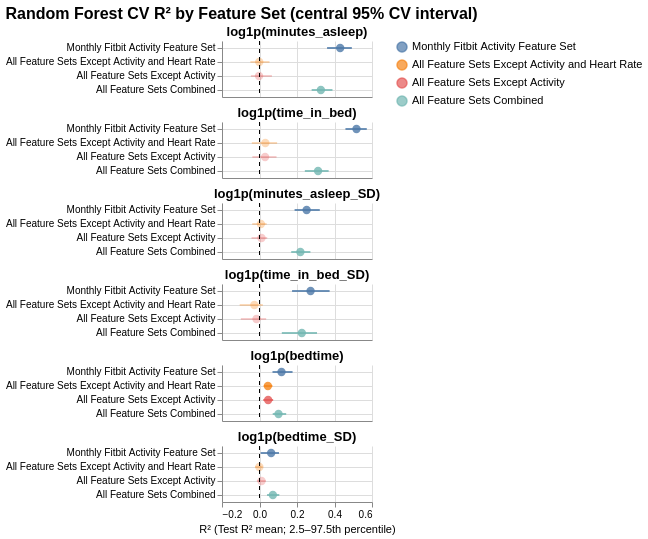

The code cell stored with this chart in its notebook:
### Code cell
# Plot only the feature sets that are non-zero at least once, aka any feature set containing activity and the all feature set minus activity
chart = plot_rf_r2_vconcat_from_plot_df(
    plot_df[plot_df.feature_set.str.contains('Activity|All')],
    width=150,
    y_step=14,
    section_spacing=8,
    title="Random Forest CV R² by Feature Set (central 95% CV interval)",
)

chart

### Figure 1 — Vega-Lite specification as saved in the notebook (floating-point values rounded to 4 significant figures)
{"config": {"view": {"continuousWidth": 300, "continuousHeight": 300, "stroke": null}, "axis": {"grid": true, "titleFontWeight": "normal"}}, "vconcat": [{"layer": [{"data": {"name": "data-85abaa5b1cf0600477cf2e2786fa4c4c"}, "mark": {"type": "rule", "size": 2}, "encoding": {"color": {"field": "feature_set", "legend": {"labelFontSize": 11, "labelLimit": 0, "offset": 0, "orient": "right", "titleFontSize": 12}, "sort": ["Monthly Fitbit Activity Feature Set", "All Feature Sets Except Activity and Heart Rate", "All Feature Sets Except Activity", "All Feature Sets Combined"], "title": "Feature set", "type": "nominal"}, "opacity": {"field": "opacity_val", "legend": null, "type": "quantitative"}, "tooltip": [{"field": "sleep_feature", "title": "Sleep feature", "type": "nominal"}, {"field": "feature_set", "title": "Feature set", "type": "nominal"}, {"field": "r2_mean", "format": ".3f", "title": "R² mean", "type": "quantitative"}, {"field": "r2_ci_lower", "format": ".3f", "title": "Interval lower", "type": "quantitative"}, {"field": "r2_ci_upper", "format": ".3f", "title": "Interval upper", "type": "quantitative"}], "x": {"field": "r2_ci_lower", "type": "quantitative"}, "x2": {"field": "r2_ci_upper"}, "y": {"axis": {"labelLimit": 1200}, "field": "feature_set", "sort": ["Monthly Fitbit Activity Feature Set", "All Feature Sets Except Activity and Heart Rate", "All Feature Sets Except Activity", "All Feature Sets Combined"], "title": null, "type": "nominal"}}}, {"data": {"name": "data-85abaa5b1cf0600477cf2e2786fa4c4c"}, "mark": {"type": "point", "filled": true, "size": 70}, "encoding": {"color": {"field": "feature_set", "legend": {"labelFontSize": 11, "labelLimit": 0, "offset": 0, "orient": "right", "titleFontSize": 12}, "sort": ["Monthly Fitbit Activity Feature Set", "All Feature Sets Except Activity and Heart Rate", "All Feature Sets Except Activity", "All Feature Sets Combined"], "title": "Feature set", "type": "nominal"}, "opacity": {"field": "opacity_val", "legend": null, "type": "quantitative"}, "tooltip": [{"field": "sleep_feature", "title": "Sleep feature", "type": "nominal"}, {"field": "feature_set", "title": "Feature set", "type": "nominal"}, {"field": "r2_mean", "format": ".3f", "title": "R² mean", "type": "quantitative"}, {"field": "r2_ci_lower", "format": ".3f", "title": "Interval lower", "type": "quantitative"}, {"field": "r2_ci_upper", "format": ".3f", "title": "Interval upper", "type": "quantitative"}], "x": {"axis": {"labels": false, "ticks": false, "title": null}, "field": "r2_mean", "scale": {"zero": false}, "title": null, "type": "quantitative"}, "y": {"axis": {"labelLimit": 1200}, "field": "feature_set", "sort": ["Monthly Fitbit Activity Feature Set", "All Feature Sets Except Activity and Heart Rate", "All Feature Sets Except Activity", "All Feature Sets Combined"], "title": null, "type": "nominal"}}}, {"data": {"name": "data-6d8c1c24c6e6c01a5b03c8008eb22cfb"}, "mark": {"type": "rule", "strokeDash": [4, 4]}, "encoding": {"x": {"field": "x", "type": "quantitative"}}}], "height": {"step": 14}, "title": {"text": "log1p(minutes_asleep)", "anchor": "middle", "fontSize": 13, "fontWeight": "bold", "offset": 2}, "width": 150}, {"layer": [{"data": {"name": "data-f3d0e171e571579c4c9ff515da7548e3"}, "mark": {"type": "rule", "size": 2}, "encoding": {"color": {"field": "feature_set", "legend": {"labelFontSize": 11, "labelLimit": 0, "offset": 0, "orient": "right", "titleFontSize": 12}, "sort": ["Monthly Fitbit Activity Feature Set", "All Feature Sets Except Activity and Heart Rate", "All Feature Sets Except Activity", "All Feature Sets Combined"], "title": null, "type": "nominal"}, "opacity": {"field": "opacity_val", "legend": null, "type": "quantitative"}, "tooltip": [{"field": "sleep_feature", "title": "Sleep feature", "type": "nominal"}, {"field": "feature_set", "title": "Feature set", "type": "nominal"}, {"field": "r2_mean", "format": ".3f", "title": "R² mean", "type": "quantitative"}, {"field": "r2_ci_lower", "format": ".3f", "title": "Interval lower", "type": "quantitative"}, {"field": "r2_ci_upper", "format": ".3f", "title": "Interval upper", "type": "quantitative"}], "x": {"field": "r2_ci_lower", "type": "quantitative"}, "x2": {"field": "r2_ci_upper"}, "y": {"axis": {"labelLimit": 1200}, "field": "feature_set", "sort": ["Monthly Fitbit Activity Feature Set", "All Feature Sets Except Activity and Heart Rate", "All Feature Sets Except Activity", "All Feature Sets Combined"], "title": null, "type": "nominal"}}}, {"data": {"name": "data-f3d0e171e571579c4c9ff515da7548e3"}, "mark": {"type": "point", "filled": true, "size": 70}, "encoding": {"color": {"field": "feature_set", "legend": {"labelFontSize": 11, "labelLimit": 0, "offset": 0, "orient": "right", "titleFontSize": 12}, "sort": ["Monthly Fitbit Activity Feature Set", "All Feature Sets Except Activity and Heart Rate", "All Feature Sets Except Activity", "All Feature Sets Combined"], "title": null, "type": "nominal"}, "opacity": {"field": "opacity_val", "legend": null, "type": "quantitative"}, "tooltip": [{"field": "sleep_feature", "title": "Sleep feature", "type": "nominal"}, {"field": "feature_set", "title": "Feature set", "type": "nominal"}, {"field": "r2_mean", "format": ".3f", "title": "R² mean", "type": "quantitative"}, {"field": "r2_ci_lower", "format": ".3f", "title": "Interval lower", "type": "quantitative"}, {"field": "r2_ci_upper", "format": ".3f", "title": "Interval upper", "type": "quantitative"}], "x": {"axis": {"labels": false, "ticks": false, "title": null}, "field": "r2_mean", "scale": {"zero": false}, "title": null, "type": "quantitative"}, "y": {"axis": {"labelLimit": 1200}, "field": "feature_set", "sort": ["Monthly Fitbit Activity Feature Set", "All Feature Sets Except Activity and Heart Rate", "All Feature Sets Except Activity", "All Feature Sets Combined"], "title": null, "type": "nominal"}}}, {"data": {"name": "data-6d8c1c24c6e6c01a5b03c8008eb22cfb"}, "mark": {"type": "rule", "strokeDash": [4, 4]}, "encoding": {"x": {"field": "x", "type": "quantitative"}}}], "height": {"step": 14}, "title": {"text": "log1p(time_in_bed)", "anchor": "middle", "fontSize": 13, "fontWeight": "bold", "offset": 2}, "width": 150}, {"layer": [{"data": {"name": "data-22fd79875a44ee0055c974e797260952"}, "mark": {"type": "rule", "size": 2}, "encoding": {"color": {"field": "feature_set", "legend": {"labelFontSize": 11, "labelLimit": 0, "offset": 0, "orient": "right", "titleFontSize": 12}, "sort": ["Monthly Fitbit Activity Feature Set", "All Feature Sets Except Activity and Heart Rate", "All Feature Sets Except Activity", "All Feature Sets Combined"], "title": null, "type": "nominal"}, "opacity": {"field": "opacity_val", "legend": null, "type": "quantitative"}, "tooltip": [{"field": "sleep_feature", "title": "Sleep feature", "type": "nominal"}, {"field": "feature_set", "title": "Feature set", "type": "nominal"}, {"field": "r2_mean", "format": ".3f", "title": "R² mean", "type": "quantitative"}, {"field": "r2_ci_lower", "format": ".3f", "title": "Interval lower", "type": "quantitative"}, {"field": "r2_ci_upper", "format": ".3f", "title": "Interval upper", "type": "quantitative"}], "x": {"field": "r2_ci_lower", "type": "quantitative"}, "x2": {"field": "r2_ci_upper"}, "y": {"axis": {"labelLimit": 1200}, "field": "feature_set", "sort": ["Monthly Fitbit Activity Feature Set", "All Feature Sets Except Activity and Heart Rate", "All Feature Sets Except Activity", "All Feature Sets Combined"], "title": null, "type": "nominal"}}}, {"data": {"name": "data-22fd79875a44ee0055c974e797260952"}, "mark": {"type": "point", "filled": true, "size": 70}, "encoding": {"color": {"field": "feature_set", "legend": {"labelFontSize": 11, "labelLimit": 0, "offset": 0, "orient": "right", "titleFontSize": 12}, "sort": ["Monthly Fitbit Activity Feature Set", "All Feature Sets Except Activity and Heart Rate", "All Feature Sets Except Activity", "All Feature Sets Combined"], "title": null, "type": "nominal"}, "opacity": {"field": "opacity_val", "legend": null, "type": "quantitative"}, "tooltip": [{"field": "sleep_feature", "title": "Sleep feature", "type": "nominal"}, {"field": "feature_set", "title": "Feature set", "type": "nominal"}, {"field": "r2_mean", "format": ".3f", "title": "R² mean", "type": "quantitative"}, {"field": "r2_ci_lower", "format": ".3f", "title": "Interval lower", "type": "quantitative"}, {"field": "r2_ci_upper", "format": ".3f", "title": "Interval upper", "type": "quantitative"}], "x": {"axis": {"labels": false, "ticks": false, "title": null}, "field": "r2_mean", "scale": {"zero": false}, "title": null, "type": "quantitative"}, "y": {"axis": {"labelLimit": 1200}, "field": "feature_set", "sort": ["Monthly Fitbit Activity Feature Set", "All Feature Sets Except Activity and Heart Rate", "All Feature Sets Except Activity", "All Feature Sets Combined"], "title": null, "type": "nominal"}}}, {"data": {"name": "data-6d8c1c24c6e6c01a5b03c8008eb22cfb"}, "mark": {"type": "rule", "strokeDash": [4, 4]}, "encoding": {"x": {"field": "x", "type": "quantitative"}}}], "height": {"step": 14}, "title": {"text": "log1p(minutes_asleep_SD)", "anchor": "middle", "fontSize": 13, "fontWeight": "bold", "offset": 2}, "width": 150}, {"layer": [{"data": {"name": "data-86a4a28aa3a92e97023573491ec9f115"}, "mark": {"type": "rule", "size": 2}, "encoding": {"color": {"field": "feature_set", "legend": {"labelFontSize": 11, "labelLimit": 0, "offset": 0, "orient": "right", "titleFontSize": 12}, "sort": ["Monthly Fitbit Activity Feature Set", "All Feature Sets Except Activity and Heart Rate", "All Feature Sets Except Activity", "All Feature Sets Combined"], "title": null, "type": "nominal"}, "opacity": {"field": "opacity_val", "legend": null, "type": "quantitative"}, "tooltip": [{"field": "sleep_feature", "title": "Sleep feature", "type": "nominal"}, {"field": "feature_set", "title": "Feature set", "type": "nominal"}, {"field": "r2_mean", "format": ".3f", "title": "R² mean", "type": "quantitative"}, {"field": "r2_ci_lower", "format": ".3f", "title": "Interval lower", "type": "quantitative"}, {"field": "r2_ci_upper", "format": ".3f", "title": "Interval upper", "type": "quantitative"}], "x": {"field": "r2_ci_lower", "type": "quantitative"}, "x2": {"field": "r2_ci_upper"}, "y": {"axis": {"labelLimit": 1200}, "field": "feature_set", "sort": ["Monthly Fitbit Activity Feature Set", "All Feature Sets Except Activity and Heart Rate", "All Feature Sets Except Activity", "All Feature Sets Combined"], "title": null, "type": "nominal"}}}, {"data": {"name": "data-86a4a28aa3a92e97023573491ec9f115"}, "mark": {"type": "point", "filled": true, "size": 70}, "encoding": {"color": {"field": "feature_set", "legend": {"labelFontSize": 11, "labelLimit": 0, "offset": 0, "orient": "right", "titleFontSize": 12}, "sort": ["Monthly Fitbit Activity Feature Set", "All Feature Sets Except Activity and Heart Rate", "All Feature Sets Except Activity", "All Feature Sets Combined"], "title": null, "type": "nominal"}, "opacity": {"field": "opacity_val", "legend": null, "type": "quantitative"}, "tooltip": [{"field": "sleep_feature", "title": "Sleep feature", "type": "nominal"}, {"field": "feature_set", "title": "Feature set", "type": "nominal"}, {"field": "r2_mean", "format": ".3f", "title": "R² mean", "type": "quantitative"}, {"field": "r2_ci_lower", "format": ".3f", "title": "Interval lower", "type": "quantitative"}, {"field": "r2_ci_upper", "format": ".3f", "title": "Interval upper", "type": "quantitative"}], "x": {"axis": {"labels": false, "ticks": false, "title": null}, "field": "r2_mean", "scale": {"zero": false}, "title": null, "type": "quantitative"}, "y": {"axis": {"labelLimit": 1200}, "field": "feature_set", "sort": ["Monthly Fitbit Activity Feature Set", "All Feature Sets Except Activity and Heart Rate", "All Feature Sets Except Activity", "All Feature Sets Combined"], "title": null, "type": "nominal"}}}, {"data": {"name": "data-6d8c1c24c6e6c01a5b03c8008eb22cfb"}, "mark": {"type": "rule", "strokeDash": [4, 4]}, "encoding": {"x": {"field": "x", "type": "quantitative"}}}], "height": {"step": 14}, "title": {"text": "log1p(time_in_bed_SD)", "anchor": "middle", "fontSize": 13, "fontWeight": "bold", "offset": 2}, "width": 150}, {"layer": [{"data": {"name": "data-297e1e3a43b06bd2fffb4fe163f2d4e3"}, "mark": {"type": "rule", "size": 2}, "encoding": {"color": {"field": "feature_set", "legend": {"labelFontSize": 11, "labelLimit": 0, "offset": 0, "orient": "right", "titleFontSize": 12}, "sort": ["Monthly Fitbit Activity Feature Set", "All Feature Sets Except Activity and Heart Rate", "All Feature Sets Except Activity", "All Feature Sets Combined"], "title": null, "type": "nominal"}, "opacity": {"field": "opacity_val", "legend": null, "type": "quantitative"}, "tooltip": [{"field": "sleep_feature", "title": "Sleep feature", "type": "nominal"}, {"field": "feature_set", "title": "Feature set", "type": "nominal"}, {"field": "r2_mean", "format": ".3f", "title": "R² mean", "type": "quantitative"}, {"field": "r2_ci_lower", "format": ".3f", "title": "Interval lower", "type": "quantitative"}, {"field": "r2_ci_upper", "format": ".3f", "title": "Interval upper", "type": "quantitative"}], "x": {"field": "r2_ci_lower", "type": "quantitative"}, "x2": {"field": "r2_ci_upper"}, "y": {"axis": {"labelLimit": 1200}, "field": "feature_set", "sort": ["Monthly Fitbit Activity Feature Set", "All Feature Sets Except Activity and Heart Rate", "All Feature Sets Except Activity", "All Feature Sets Combined"], "title": null, "type": "nominal"}}}, {"data": {"name": "data-297e1e3a43b06bd2fffb4fe163f2d4e3"}, "mark": {"type": "point", "filled": true, "size": 70}, "encoding": {"color": {"field": "feature_set", "legend": {"labelFontSize": 11, "labelLimit": 0, "offset": 0, "orient": "right", "titleFontSize": 12}, "sort": ["Monthly Fitbit Activity Feature Set", "All Feature Sets Except Activity and Heart Rate", "All Feature Sets Except Activity", "All Feature Sets Combined"], "title": null, "type": "nominal"}, "opacity": {"field": "opacity_val", "legend": null, "type": "quantitative"}, "tooltip": [{"field": "sleep_feature", "title": "Sleep feature", "type": "nominal"}, {"field": "feature_set", "title": "Feature set", "type": "nominal"}, {"field": "r2_mean", "format": ".3f", "title": "R² mean", "type": "quantitative"}, {"field": "r2_ci_lower", "format": ".3f", "title": "Interval lower", "type": "quantitative"}, {"field": "r2_ci_upper", "format": ".3f", "title": "Interval upper", "type": "quantitative"}], "x": {"axis": {"labels": false, "ticks": false, "title": null}, "field": "r2_mean", "scale": {"zero": false}, "title": null, "type": "quantitative"}, "y": {"axis": {"labelLimit": 1200}, "field": "feature_set", "sort": ["Monthly Fitbit Activity Feature Set", "All Feature Sets Except Activity and Heart Rate", "All Feature Sets Except Activity", "All Feature Sets Combined"], "title": null, "type": "nominal"}}}, {"data": {"name": "data-6d8c1c24c6e6c01a5b03c8008eb22cfb"}, "mark": {"type": "rule", "strokeDash": [4, 4]}, "encoding": {"x": {"field": "x", "type": "quantitative"}}}], "height": {"step": 14}, "title": {"text": "log1p(bedtime)", "anchor": "middle", "fontSize": 13, "fontWeight": "bold", "offset": 2}, "width": 150}, {"layer": [{"data": {"name": "data-a041aa54d2f2dc8388b9405f4e23a695"}, "mark": {"type": "rule", "size": 2}, "encoding": {"color": {"field": "feature_set", "legend": {"labelFontSize": 11, "labelLimit": 0, "offset": 0, "orient": "right", "titleFontSize": 12}, "sort": ["Monthly Fitbit Activity Feature Set", "All Feature Sets Except Activity and Heart Rate", "All Feature Sets Except Activity", "All Feature Sets Combined"], "title": null, "type": "nominal"}, "opacity": {"field": "opacity_val", "legend": null, "type": "quantitative"}, "tooltip": [{"field": "sleep_feature", "title": "Sleep feature", "type": "nominal"}, {"field": "feature_set", "title": "Feature set", "type": "nominal"}, {"field": "r2_mean", "format": ".3f", "title": "R² mean", "type": "quantitative"}, {"field": "r2_ci_lower", "format": ".3f", "title": "Interval lower", "type": "quantitative"}, {"field": "r2_ci_upper", "format": ".3f", "title": "Interval upper", "type": "quantitative"}], "x": {"field": "r2_ci_lower", "type": "quantitative"}, "x2": {"field": "r2_ci_upper"}, "y": {"axis": {"labelLimit": 1200}, "field": "feature_set", "sort": ["Monthly Fitbit Activity Feature Set", "All Feature Sets Except Activity and Heart Rate", "All Feature Sets Except Activity", "All Feature Sets Combined"], "title": null, "type": "nominal"}}}, {"data": {"name": "data-a041aa54d2f2dc8388b9405f4e23a695"}, "mark": {"type": "point", "filled": true, "size": 70}, "encoding": {"color": {"field": "feature_set", "legend": {"labelFontSize": 11, "labelLimit": 0, "offset": 0, "orient": "right", "titleFontSize": 12}, "sort": ["Monthly Fitbit Activity Feature Set", "All Feature Sets Except Activity and Heart Rate", "All Feature Sets Except Activity", "All Feature Sets Combined"], "title": null, "type": "nominal"}, "opacity": {"field": "opacity_val", "legend": null, "type": "quantitative"}, "tooltip": [{"field": "sleep_feature", "title": "Sleep feature", "type": "nominal"}, {"field": "feature_set", "title": "Feature set", "type": "nominal"}, {"field": "r2_mean", "format": ".3f", "title": "R² mean", "type": "quantitative"}, {"field": "r2_ci_lower", "format": ".3f", "title": "Interval lower", "type": "quantitative"}, {"field": "r2_ci_upper", "format": ".3f", "title": "Interval upper", "type": "quantitative"}], "x": {"axis": {}, "field": "r2_mean", "scale": {"zero": false}, "title": "R² (Test R² mean; 2.5–97.5th percentile)", "type": "quantitative"}, "y": {"axis": {"labelLimit": 1200}, "field": "feature_set", "sort": ["Monthly Fitbit Activity Feature Set", "All Feature Sets Except Activity and Heart Rate", "All Feature Sets Except Activity", "All Feature Sets Combined"], "title": null, "type": "nominal"}}}, {"data": {"name": "data-6d8c1c24c6e6c01a5b03c8008eb22cfb"}, "mark": {"type": "rule", "strokeDash": [4, 4]}, "encoding": {"x": {"field": "x", "type": "quantitative"}}}], "height": {"step": 14}, "title": {"text": "log1p(bedtime_SD)", "anchor": "middle", "fontSize": 13, "fontWeight": "bold", "offset": 2}, "width": 150}], "resolve": {"scale": {"color": "shared", "opacity": "shared", "x": "shared", "y": "independent"}}, "spacing": 8, "title": {"text": "Random Forest CV R² by Feature Set (central 95% CV interval)", "anchor": "start", "fontSize": 16}, "$schema": "https://vega.github.io/schema/vega-lite/v5.8.0.json", "datasets": {"data-85abaa5b1cf0600477cf2e2786fa4c4c": [{"sleep_feature": "log1p(minutes_asleep)", "n_folds": 4, "n_repeats": 10, "r2_mean": 0.4302, "r2_std": 0.03942, "r2_ci_lower": 0.3604, "r2_ci_upper": 0.4925, "n_features_dropped_any_fold": 0.0, "n_total_drop_events": 0.0, "dropped_columns_any_fold": null, "feature_set": "Monthly Fitbit Activity Feature Set", "interval_crosses_zero": false, "is_good": true, "fade_flag": false, "opacity_val": 1.0}, {"sleep_feature": "log1p(minutes_asleep)", "n_folds": 4, "n_repeats": 10, "r2_mean": -0.001224, "r2_std": 0.0304, "r2_ci_lower": -0.04875, "r2_ci_upper": 0.05331, "n_features_dropped_any_fold": 0.0, "n_total_drop_events": 0.0, "dropped_columns_any_fold": null, "feature_set": "All Feature Sets Except Activity and Heart Rate", "interval_crosses_zero": true, "is_good": true, "fade_flag": true, "opacity_val": 0.25}, {"sleep_feature": "log1p(minutes_asleep)", "n_folds": 4, "n_repeats": 10, "r2_mean": -0.002453, "r2_std": 0.02998, "r2_ci_lower": -0.04614, "r2_ci_upper": 0.06619, "n_features_dropped_any_fold": 0.0, "n_total_drop_events": 0.0, "dropped_columns_any_fold": null, "feature_set": "All Feature Sets Except Activity", "interval_crosses_zero": true, "is_good": true, "fade_flag": true, "opacity_val": 0.25}, {"sleep_feature": "log1p(minutes_asleep)", "n_folds": 4, "n_repeats": 10, "r2_mean": 0.3273, "r2_std": 0.03006, "r2_ci_lower": 0.2781, "r2_ci_upper": 0.3892, "n_features_dropped_any_fold": 0.0, "n_total_drop_events": 0.0, "dropped_columns_any_fold": null, "feature_set": "All Feature Sets Combined", "interval_crosses_zero": false, "is_good": true, "fade_flag": false, "opacity_val": 1.0}], "data-6d8c1c24c6e6c01a5b03c8008eb22cfb": [{"x": 0.0}], "data-f3d0e171e571579c4c9ff515da7548e3": [{"sleep_feature": "log1p(time_in_bed)", "n_folds": 4, "n_repeats": 10, "r2_mean": 0.5173, "r2_std": 0.03674, "r2_ci_lower": 0.4583, "r2_ci_upper": 0.5722, "n_features_dropped_any_fold": 0.0, "n_total_drop_events": 0.0, "dropped_columns_any_fold": null, "feature_set": "Monthly Fitbit Activity Feature Set", "interval_crosses_zero": false, "is_good": true, "fade_flag": false, "opacity_val": 1.0}, {"sleep_feature": "log1p(time_in_bed)", "n_folds": 4, "n_repeats": 10, "r2_mean": 0.03121, "r2_std": 0.03836, "r2_ci_lower": -0.04109, "r2_ci_upper": 0.09399, "n_features_dropped_any_fold": 1.0, "n_total_drop_events": 10.0, "dropped_columns_any_fold": "zinc_plasma_or_serum_log1p", "feature_set": "All Feature Sets Except Activity and Heart Rate", "interval_crosses_zero": true, "is_good": true, "fade_flag": true, "opacity_val": 0.25}, {"sleep_feature": "log1p(time_in_bed)", "n_folds": 4, "n_repeats": 10, "r2_mean": 0.02971, "r2_std": 0.03563, "r2_ci_lower": -0.0382, "r2_ci_upper": 0.09065, "n_features_dropped_any_fold": 1.0, "n_total_drop_events": 10.0, "dropped_columns_any_fold": "zinc_plasma_or_serum_log1p", "feature_set": "All Feature Sets Except Activity", "interval_crosses_zero": true, "is_good": true, "fade_flag": true, "opacity_val": 0.25}, {"sleep_feature": "log1p(time_in_bed)", "n_folds": 4, "n_repeats": 10, "r2_mean": 0.3124, "r2_std": 0.03762, "r2_ci_lower": 0.2418, "r2_ci_upper": 0.3687, "n_features_dropped_any_fold": 1.0, "n_total_drop_events": 10.0, "dropped_columns_any_fold": "zinc_plasma_or_serum_log1p", "feature_set": "All Feature Sets Combined", "interval_crosses_zero": false, "is_good": true, "fade_flag": false, "opacity_val": 1.0}], "data-22fd79875a44ee0055c974e797260952": [{"sleep_feature": "log1p(minutes_asleep_SD)", "n_folds": 4, "n_repeats": 10, "r2_mean": 0.2514, "r2_std": 0.03504, "r2_ci_lower": 0.187, "r2_ci_upper": 0.3216, "n_features_dropped_any_fold": 0.0, "n_total_drop_events": 0.0, "dropped_columns_any_fold": null, "feature_set": "Monthly Fitbit Activity Feature Set", "interval_crosses_zero": false, "is_good": true, "fade_flag": false, "opacity_val": 1.0}, {"sleep_feature": "log1p(minutes_asleep_SD)", "n_folds": 4, "n_repeats": 10, "r2_mean": 0.007498, "r2_std": 0.02019, "r2_ci_lower": -0.03871, "r2_ci_upper": 0.03808, "n_features_dropped_any_fold": 0.0, "n_total_drop_events": 0.0, "dropped_columns_any_fold": null, "feature_set": "All Feature Sets Except Activity and Heart Rate", "interval_crosses_zero": true, "is_good": true, "fade_flag": true, "opacity_val": 0.25}, {"sleep_feature": "log1p(minutes_asleep_SD)", "n_folds": 4, "n_repeats": 10, "r2_mean": 0.01057, "r2_std": 0.02188, "r2_ci_lower": -0.04256, "r2_ci_upper": 0.04122, "n_features_dropped_any_fold": 0.0, "n_total_drop_events": 0.0, "dropped_columns_any_fold": null, "feature_set": "All Feature Sets Except Activity", "interval_crosses_zero": true, "is_good": true, "fade_flag": true, "opacity_val": 0.25}, {"sleep_feature": "log1p(minutes_asleep_SD)", "n_folds": 4, "n_repeats": 10, "r2_mean": 0.2181, "r2_std": 0.02835, "r2_ci_lower": 0.1692, "r2_ci_upper": 0.2715, "n_features_dropped_any_fold": 0.0, "n_total_drop_events": 0.0, "dropped_columns_any_fold": null, "feature_set": "All Feature Sets Combined", "interval_crosses_zero": false, "is_good": true, "fade_flag": false, "opacity_val": 1.0}], "data-86a4a28aa3a92e97023573491ec9f115": [{"sleep_feature": "log1p(time_in_bed_SD)", "n_folds": 4, "n_repeats": 10, "r2_mean": 0.2724, "r2_std": 0.05625, "r2_ci_lower": 0.1737, "r2_ci_upper": 0.3739, "n_features_dropped_any_fold": 0.0, "n_total_drop_events": 0.0, "dropped_columns_any_fold": null, "feature_set": "Monthly Fitbit Activity Feature Set", "interval_crosses_zero": false, "is_good": true, "fade_flag": false, "opacity_val": 1.0}, {"sleep_feature": "log1p(time_in_bed_SD)", "n_folds": 4, "n_repeats": 10, "r2_mean": -0.02754, "r2_std": 0.0293, "r2_ci_lower": -0.1057, "r2_ci_upper": 0.01762, "n_features_dropped_any_fold": 1.0, "n_total_drop_events": 10.0, "dropped_columns_any_fold": "zinc_plasma_or_serum_log1p", "feature_set": "All Feature Sets Except Activity and Heart Rate", "interval_crosses_zero": true, "is_good": true, "fade_flag": true, "opacity_val": 0.25}, {"sleep_feature": "log1p(time_in_bed_SD)", "n_folds": 4, "n_repeats": 10, "r2_mean": -0.01607, "r2_std": 0.03367, "r2_ci_lower": -0.09962, "r2_ci_upper": 0.03556, "n_features_dropped_any_fold": 1.0, "n_total_drop_events": 10.0, "dropped_columns_any_fold": "zinc_plasma_or_serum_log1p", "feature_set": "All Feature Sets Except Activity", "interval_crosses_zero": true, "is_good": true, "fade_flag": true, "opacity_val": 0.25}, {"sleep_feature": "log1p(time_in_bed_SD)", "n_folds": 4, "n_repeats": 10, "r2_mean": 0.2258, "r2_std": 0.04354, "r2_ci_lower": 0.1191, "r2_ci_upper": 0.3068, "n_features_dropped_any_fold": 1.0, "n_total_drop_events": 10.0, "dropped_columns_any_fold": "zinc_plasma_or_serum_log1p", "feature_set": "All Feature Sets Combined", "interval_crosses_zero": false, "is_good": true, "fade_flag": false, "opacity_val": 1.0}], "data-297e1e3a43b06bd2fffb4fe163f2d4e3": [{"sleep_feature": "log1p(bedtime)", "n_folds": 4, "n_repeats": 10, "r2_mean": 0.1173, "r2_std": 0.0299, "r2_ci_lower": 0.0693, "r2_ci_upper": 0.1763, "n_features_dropped_any_fold": 0.0, "n_total_drop_events": 0.0, "dropped_columns_any_fold": null, "feature_set": "Monthly Fitbit Activity Feature Set", "interval_crosses_zero": false, "is_good": true, "fade_flag": false, "opacity_val": 1.0}, {"sleep_feature": "log1p(bedtime)", "n_folds": 4, "n_repeats": 10, "r2_mean": 0.04476, "r2_std": 0.01482, "r2_ci_lower": 0.02277, "r2_ci_upper": 0.06873, "n_features_dropped_any_fold": 0.0, "n_total_drop_events": 0.0, "dropped_columns_any_fold": null, "feature_set": "All Feature Sets Except Activity and Heart Rate", "interval_crosses_zero": false, "is_good": true, "fade_flag": false, "opacity_val": 1.0}, {"sleep_feature": "log1p(bedtime)", "n_folds": 4, "n_repeats": 10, "r2_mean": 0.04611, "r2_std": 0.01297, "r2_ci_lower": 0.02015, "r2_ci_upper": 0.0728, "n_features_dropped_any_fold": 0.0, "n_total_drop_events": 0.0, "dropped_columns_any_fold": null, "feature_set": "All Feature Sets Except Activity", "interval_crosses_zero": false, "is_good": true, "fade_flag": false, "opacity_val": 1.0}, {"sleep_feature": "log1p(bedtime)", "n_folds": 4, "n_repeats": 10, "r2_mean": 0.1014, "r2_std": 0.01905, "r2_ci_lower": 0.07044, "r2_ci_upper": 0.1424, "n_features_dropped_any_fold": 0.0, "n_total_drop_events": 0.0, "dropped_columns_any_fold": null, "feature_set": "All Feature Sets Combined", "interval_crosses_zero": false, "is_good": true, "fade_flag": false, "opacity_val": 1.0}], "data-a041aa54d2f2dc8388b9405f4e23a695": [{"sleep_feature": "log1p(bedtime_SD)", "n_folds": 4, "n_repeats": 10, "r2_mean": 0.06216, "r2_std": 0.02676, "r2_ci_lower": 0.005902, "r2_ci_upper": 0.1042, "n_features_dropped_any_fold": 0.0, "n_total_drop_events": 0.0, "dropped_columns_any_fold": null, "feature_set": "Monthly Fitbit Activity Feature Set", "interval_crosses_zero": false, "is_good": true, "fade_flag": false, "opacity_val": 1.0}, {"sleep_feature": "log1p(bedtime_SD)", "n_folds": 4, "n_repeats": 10, "r2_mean": -0.0006175, "r2_std": 0.01299, "r2_ci_lower": -0.02387, "r2_ci_upper": 0.0165, "n_features_dropped_any_fold": 0.0, "n_total_drop_events": 0.0, "dropped_columns_any_fold": null, "feature_set": "All Feature Sets Except Activity and Heart Rate", "interval_crosses_zero": true, "is_good": true, "fade_flag": true, "opacity_val": 0.25}, {"sleep_feature": "log1p(bedtime_SD)", "n_folds": 4, "n_repeats": 10, "r2_mean": 0.01083, "r2_std": 0.01393, "r2_ci_lower": -0.01435, "r2_ci_upper": 0.0338, "n_features_dropped_any_fold": 0.0, "n_total_drop_events": 0.0, "dropped_columns_any_fold": null, "feature_set": "All Feature Sets Except Activity", "interval_crosses_zero": true, "is_good": true, "fade_flag": true, "opacity_val": 0.25}, {"sleep_feature": "log1p(bedtime_SD)", "n_folds": 4, "n_repeats": 10, "r2_mean": 0.0713, "r2_std": 0.01879, "r2_ci_lower": 0.04018, "r2_ci_upper": 0.1057, "n_features_dropped_any_fold": 0.0, "n_total_drop_events": 0.0, "dropped_columns_any_fold": null, "feature_set": "All Feature Sets Combined", "interval_crosses_zero": false, "is_good": true, "fade_flag": false, "opacity_val": 1.0}]}}
